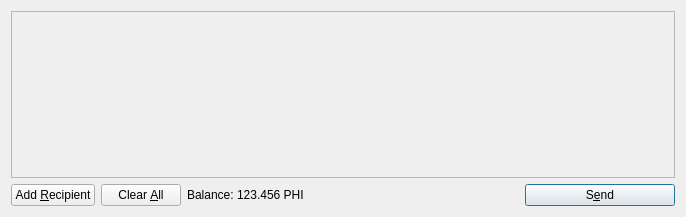
<?xml version="1.0" encoding="UTF-8"?>
<ui version="4.0">
 <class>SendCoinsDialog</class>
 <widget class="QDialog" name="SendCoinsDialog">
  <property name="geometry">
   <rect>
    <x>0</x>
    <y>0</y>
    <width>686</width>
    <height>217</height>
   </rect>
  </property>
  <property name="windowTitle">
   <string>Send Coins</string>
  </property>
  <layout class="QVBoxLayout" name="verticalLayout">
   <item>
    <widget class="QScrollArea" name="scrollArea">
     <property name="widgetResizable">
      <bool>true</bool>
     </property>
     <widget class="QWidget" name="scrollAreaWidgetContents">
      <property name="geometry">
       <rect>
        <x>0</x>
        <y>0</y>
        <width>666</width>
        <height>165</height>
       </rect>
      </property>
      <layout class="QVBoxLayout" name="verticalLayout_2">
       <property name="margin">
        <number>0</number>
       </property>
       <item>
        <layout class="QVBoxLayout" name="entries">
         <property name="spacing">
          <number>6</number>
         </property>
        </layout>
       </item>
       <item>
        <spacer name="verticalSpacer">
         <property name="orientation">
          <enum>Qt::Vertical</enum>
         </property>
         <property name="sizeHint" stdset="0">
          <size>
           <width>20</width>
           <height>40</height>
          </size>
         </property>
        </spacer>
       </item>
      </layout>
     </widget>
    </widget>
   </item>
   <item>
    <layout class="QHBoxLayout" name="horizontalLayout">
     <item>
      <widget class="QPushButton" name="addButton">
       <property name="toolTip">
        <string>Send to multiple recipients at once</string>
       </property>
       <property name="text">
        <string>Add &amp;Recipient</string>
       </property>
       <property name="icon">
        <iconset resource="../bitcoin.qrc">
         <normaloff>:/icons/add</normaloff>:/icons/add</iconset>
       </property>
       <property name="autoDefault">
        <bool>false</bool>
       </property>
      </widget>
     </item>
     <item>
      <widget class="QPushButton" name="clearButton">
       <property name="sizePolicy">
        <sizepolicy hsizetype="Minimum" vsizetype="Fixed">
         <horstretch>0</horstretch>
         <verstretch>0</verstretch>
        </sizepolicy>
       </property>
       <property name="toolTip">
        <string>Remove all transaction fields</string>
       </property>
       <property name="text">
        <string>Clear &amp;All</string>
       </property>
       <property name="icon">
        <iconset resource="../bitcoin.qrc">
         <normaloff>:/icons/remove</normaloff>:/icons/remove</iconset>
       </property>
       <property name="autoRepeatDelay">
        <number>300</number>
       </property>
       <property name="autoDefault">
        <bool>false</bool>
       </property>
      </widget>
     </item>
     <item>
      <layout class="QHBoxLayout" name="horizontalLayout_2">
       <property name="spacing">
        <number>3</number>
       </property>
       <item>
        <widget class="QLabel" name="label">
         <property name="text">
          <string>Balance:</string>
         </property>
        </widget>
       </item>
       <item>
        <widget class="QLabel" name="labelBalance">
         <property name="cursor">
          <cursorShape>IBeamCursor</cursorShape>
         </property>
         <property name="text">
          <string>123.456 PHI</string>
         </property>
         <property name="textInteractionFlags">
          <set>Qt::LinksAccessibleByMouse|Qt::TextSelectableByKeyboard|Qt::TextSelectableByMouse</set>
         </property>
        </widget>
       </item>
      </layout>
     </item>
     <item>
      <spacer name="horizontalSpacer">
       <property name="orientation">
        <enum>Qt::Horizontal</enum>
       </property>
       <property name="sizeHint" stdset="0">
        <size>
         <width>40</width>
         <height>20</height>
        </size>
       </property>
      </spacer>
     </item>
     <item>
      <widget class="QPushButton" name="sendButton">
       <property name="minimumSize">
        <size>
         <width>150</width>
         <height>0</height>
        </size>
       </property>
       <property name="toolTip">
        <string>Confirm the send action</string>
       </property>
       <property name="text">
        <string>S&amp;end</string>
       </property>
       <property name="icon">
        <iconset resource="../bitcoin.qrc">
         <normaloff>:/icons/send</normaloff>:/icons/send</iconset>
       </property>
       <property name="default">
        <bool>true</bool>
       </property>
      </widget>
     </item>
    </layout>
   </item>
  </layout>
 </widget>
 <resources>
  <include location="../bitcoin.qrc"/>
 </resources>
 <connections/>
</ui>
